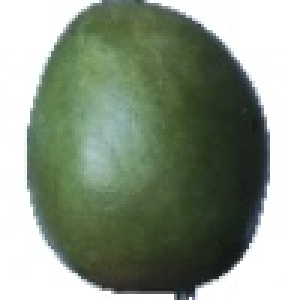
#> input picture 15_100.jpg, 100 x 100 px (shown 3 times larger)
$ python cannyedgedetection.py   (older library calls are emulated)
#> lines starting #> are read from the running program, lines starting #| are printed output that depends on the picture
import cv2
import sys
import numpy
import time
import matplotlib.pyplot as plt

scale = 1
delta = 0
depth = cv2.CV_16S

def convert2gray(img_path):
#> called with img_path = '15_100.jpg'
    image = cv2.imread(img_path) #load a color image
#> image is the input picture: shape (100, 100, 3); mean B, G, R 135, 151.5, 139.7
    gray_image = cv2.cvtColor(image,cv2.COLOR_BGR2GRAY)
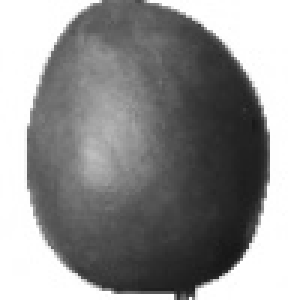
#> gray_image: shape (100, 100) (shown 3 times larger); min 23, max 255, mean 146.1
    return gray_image

def gaussianBlur(img):
    blur_image = cv2.GaussianBlur(img,(3,3),0)
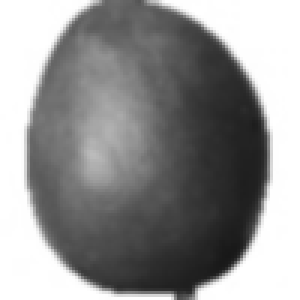
#> blur_image: shape (100, 100) (shown 3 times larger); min 24, max 255, mean 146.1
    return blur_image

def sobelx(img):
    x_deriv = cv2.Sobel(img, depth, 1, 0, ksize=3, scale=scale, delta=delta, borderType=cv2.BORDER_DEFAULT)
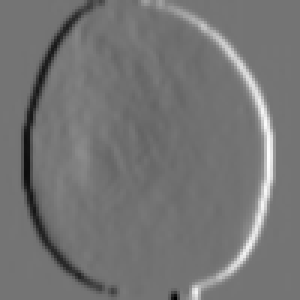
#> x_deriv: shape (100, 100) int16 (shown 3 times larger); min -528, max 624, mean 0; drawn with min black and max white
    abs_x_deriv = cv2.convertScaleAbs(x_deriv)
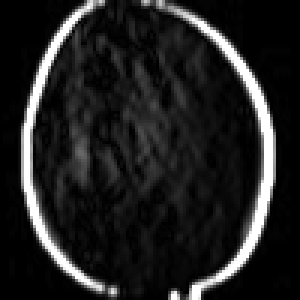
#> abs_x_deriv: shape (100, 100) (shown 3 times larger); min 0, max 255, mean 33.1
    return abs_x_deriv

def sobely(img):
    y_deriv = cv2.Sobel(img, depth, 0, 1, ksize=3, scale=scale, delta=delta, borderType=cv2.BORDER_DEFAULT)
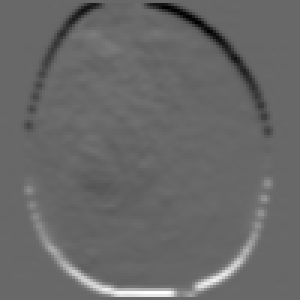
#> y_deriv: shape (100, 100) int16 (shown 3 times larger); min -464, max 670, mean 1.2; drawn with min black and max white
    abs_y_deriv = cv2.convertScaleAbs(y_deriv)
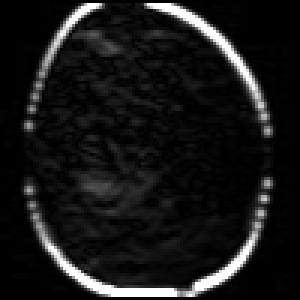
#> abs_y_deriv: shape (100, 100) (shown 3 times larger); min 0, max 255, mean 23.6
    return abs_y_deriv

def weightedsobel(abs_x, abs_y):
    grad = cv2.addWeighted(abs_x, 0.5, abs_y, 0.5, 0)
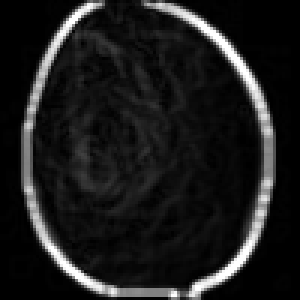
#> grad: shape (100, 100) (shown 3 times larger); min 0, max 255, mean 28.4
    return grad


if __name__ == "__main__":
    startcode = time.time()
    gray_im = convert2gray("15_100.jpg")
    gaussblur = gaussianBlur(gray_im)
    grad_x = sobelx(gaussblur)
    grad_y = sobely(gaussblur)
    sobelweight = weightedsobel(grad_x,grad_y)
    endcode = time.time()

    print("time elapsed = ", endcode - startcode)
    plt.imshow(sobelweight, cmap = 'gray')
    plt.show()

$ run again, with pineapple.jpg copied over 15_100.jpg
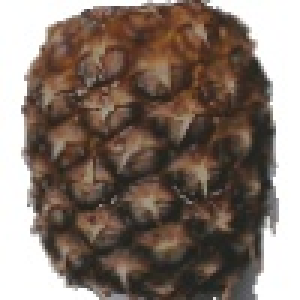
#> input picture pineapple.jpg, 100 x 100 px (shown 3 times larger)
#> in convert2gray, image is the input picture: shape (100, 100, 3); mean B, G, R 107, 116.6, 131.2
#> in sobely, `y_deriv = cv2.Sobel(img, depth, 0, 1, ksize=3, scale=scale, delta=delt..`:
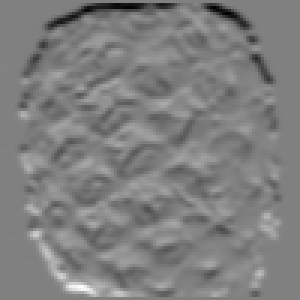
#> y_deriv: shape (100, 100) int16 (shown 3 times larger); min -545, max 536, mean -5; drawn with min black and max white
#> in weightedsobel, `grad = cv2.addWeighted(abs_x, 0.5, abs_y, 0.5, 0)`:
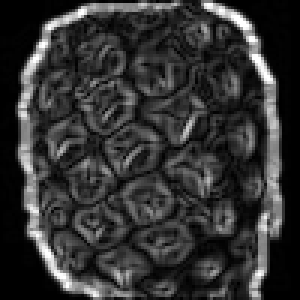
#> grad: shape (100, 100) (shown 3 times larger); min 0, max 255, mean 51
